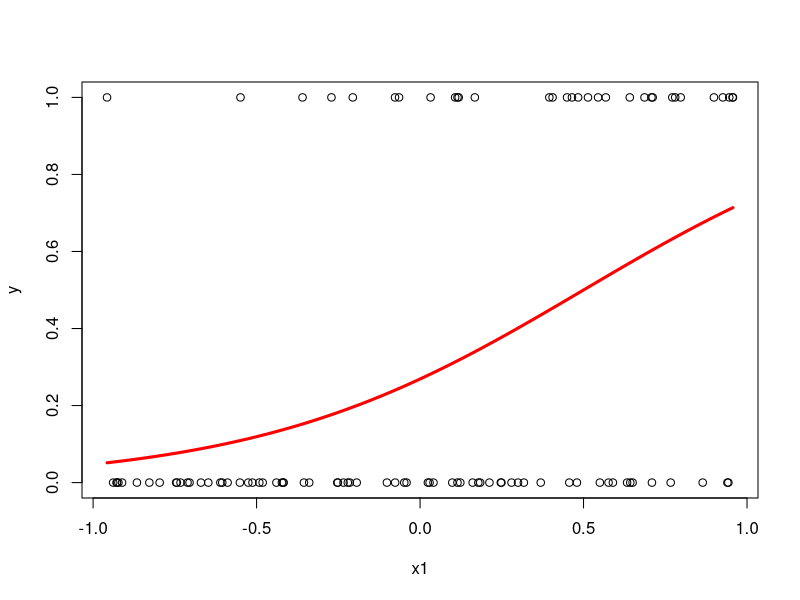

R code for this plot:
## ---- chunk 1
n <- 100
beta <- c(-1, 2)
x1 <- runif(n, -1, 1)
X <- cbind(1, x1)
pi <- plogis(X%*%beta)
y <- rbinom(n, 1, pi)
## ---- chunk 2
plot(x1, y)
curve(plogis(beta[1] + beta[2]*x), add = TRUE, lwd = 3, col = "red")
